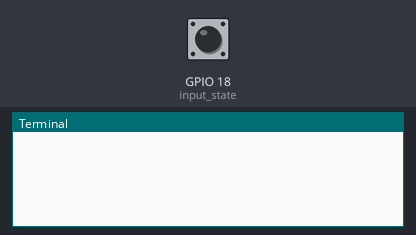
This program was run on a simulated Raspberry Pi (BCM pin numbers). On the bench: the last lines printed to the terminal. Inputs (shaded band) come from the test bench; at power-on: GPIO 18 (input_state) HIGH. The clock reads 2024-03-15 10:24:30 at power-on unless the program sets it.

Above: at 1.2 s.
1.3 s: GPIO 18 (input_state) pulled LOW for 0.15 s
At 2.4 s:
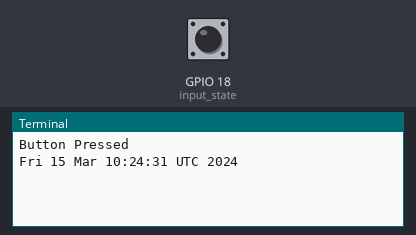
2.9 s: GPIO 18 (input_state) pulled LOW for 1 s
At 5.0 s:
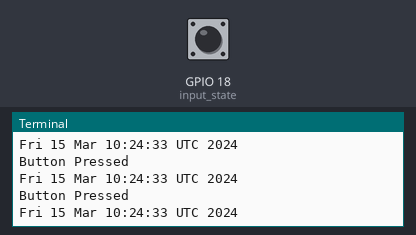
5.4 s: GPIO 18 (input_state) pulled LOW for 0.15 s
At 6.7 s:
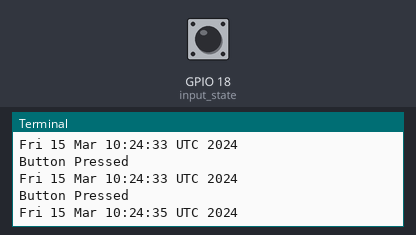
Timing chart, 0 to 8.4 s (numbered marks = the images above; inputs shaded):
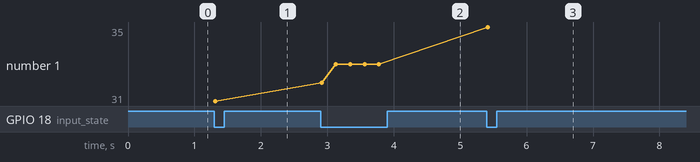

Measured:
- after the input at 1.3 s, the terminal: prints a new line at once (image 1)
- after the input at 2.9 s, the terminal: prints a new line at once (image 2)
- after the input at 5.4 s, the terminal: prints a new line at once (image 3)
- plotted number 1: 31 → 33 after the input at 2.9 s, 33 → 35 after the input at 5.4 s

The program:

switch.py
```python
import RPi.GPIO as GPIO
import time
import os

GPIO.setmode(GPIO.BCM)

GPIO.setup(18, GPIO.IN, pull_up_down=GPIO.PUD_UP)

while True:
    input_state = GPIO.input(18)
    if input_state == False:
        print('Button Pressed')
        os.system("date");
        time.sleep(0.2)
```
